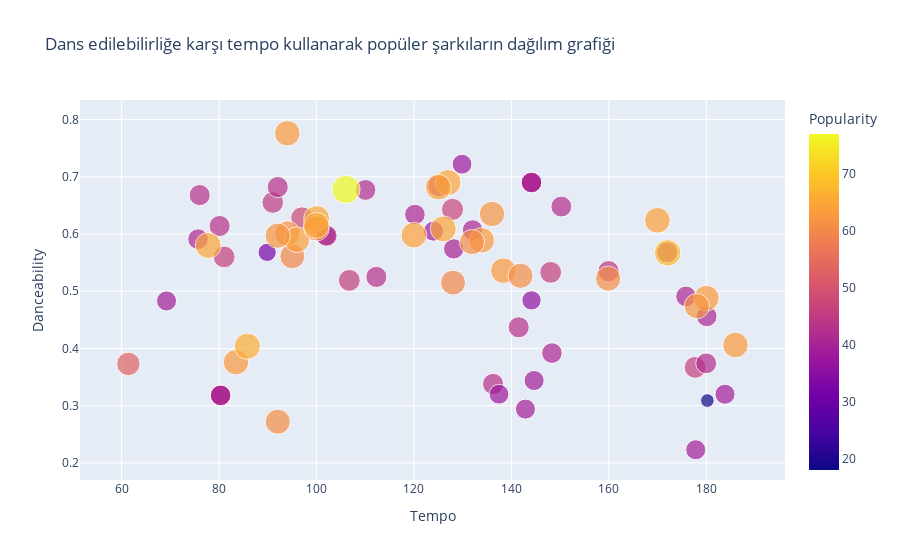

Notebook code for this chart:
### Markdown cell above
#### Birleştirilmiş şarkı özellikleirnden görselleştierme

### Code cell
fig=px.scatter(df,x=df['Tempo'],y=df['Danceability'],color=df['Popularity'],size=df['Popularity'],
               title='Dans edilebilirliğe karşı tempo kullanarak popüler şarkıların dağılım grafiği')
fig.show()

### Figure 1 — Plotly figure (JSON) as saved in the notebook; plotly's stock layout.template omitted (floating-point values rounded to 4 significant figures)
{"data": [{"hovertemplate": "Tempo=%{x}<br>Danceability=%{y}<br>Popularity=%{marker.color}<extra></extra>", "legendgroup": "", "marker": {"color": [53, 18, 46, 41, 39, 38, 39, 48, 43, 41, 45, 41, 44, 43, 47, 32, 46, 46, 43, 39, 43, 40, 45, 42, 46, 42, 41, 43, 38, 39, 41, 39, 41, 41, 41, 41, 41, 42, 41, 41, 41, 41, 39, 43, 43, 36, 43, 39, 77, 65, 63, 60, 60, 61, 63, 63, 63, 61, 65, 61, 62, 64, 64, 63, 63, 62, 65, 65, 61, 62, 65, 62, 66, 68, 64, 64, 62], "coloraxis": "coloraxis", "size": [53, 18, 46, 41, 39, 38, 39, 48, 43, 41, 45, 41, 44, 43, 47, 32, 46, 46, 43, 39, 43, 40, 45, 42, 46, 42, 41, 43, 38, 39, 41, 39, 41, 41, 41, 41, 41, 42, 41, 41, 41, 41, 39, 43, 43, 36, 43, 39, 77, 65, 63, 60, 60, 61, 63, 63, 63, 61, 65, 61, 62, 64, 64, 63, 63, 62, 65, 65, 61, 62, 65, 62, 66, 68, 64, 64, 62], "sizemode": "area", "sizeref": 0.1925, "symbol": "circle"}, "mode": "markers", "name": "", "orientation": "v", "showlegend": false, "type": "scatter", "x": [61.37, 180.2, 81.03, 75.67, 69.2, 129.9, 124.0, 96.99, 112.3, 148.3, 125.1, 175.8, 159.9, 80.1, 127.9, 89.86, 148.1, 106.7, 76.01, 142.9, 136.2, 128.2, 91.01, 110.0, 177.7, 150.2, 120.2, 92.03, 137.4, 102.0, 132.0, 183.8, 180.1, 80.3, 80.3, 80.3, 80.3, 180.0, 144.1, 144.1, 144.1, 144.1, 177.8, 102.1, 141.5, 144.1, 172.0, 144.7, 106.0, 100.0, 138.3, 95.02, 128.0, 141.9, 133.9, 94.0, 83.46, 131.9, 77.76, 159.9, 94.0, 120.0, 95.97, 186.0, 180.0, 136.0, 126.0, 127.0, 92.03, 99.98, 99.96, 178.1, 85.79, 172.1, 125.0, 170.0, 92.02], "xaxis": "x", "y": [0.373, 0.309, 0.56, 0.591, 0.483, 0.722, 0.605, 0.628, 0.525, 0.392, 0.684, 0.491, 0.535, 0.614, 0.643, 0.568, 0.533, 0.519, 0.668, 0.294, 0.338, 0.574, 0.655, 0.677, 0.367, 0.648, 0.634, 0.682, 0.32, 0.597, 0.607, 0.32, 0.456, 0.318, 0.318, 0.318, 0.318, 0.374, 0.69, 0.69, 0.69, 0.69, 0.223, 0.597, 0.437, 0.484, 0.568, 0.344, 0.678, 0.627, 0.536, 0.561, 0.515, 0.527, 0.589, 0.776, 0.376, 0.586, 0.58, 0.522, 0.601, 0.598, 0.59, 0.406, 0.488, 0.635, 0.609, 0.69, 0.272, 0.61, 0.615, 0.474, 0.404, 0.567, 0.682, 0.624, 0.597], "yaxis": "y"}], "layout": {"coloraxis": {"colorbar": {"title": {"text": "Popularity"}}, "colorscale": [[0, "#0d0887"], [0.1111, "#46039f"], [0.2222, "#7201a8"], [0.3333, "#9c179e"], [0.4444, "#bd3786"], [0.5556, "#d8576b"], [0.6667, "#ed7953"], [0.7778, "#fb9f3a"], [0.8889, "#fdca26"], [1, "#f0f921"]]}, "legend": {"itemsizing": "constant", "tracegroupgap": 0}, "title": {"text": "Dans edilebilirliğe karşı tempo kullanarak popüler şarkıların dağılım grafiği"}, "xaxis": {"anchor": "y", "domain": [0, 1], "title": {"text": "Tempo"}}, "yaxis": {"anchor": "x", "domain": [0, 1], "title": {"text": "Danceability"}}}}
